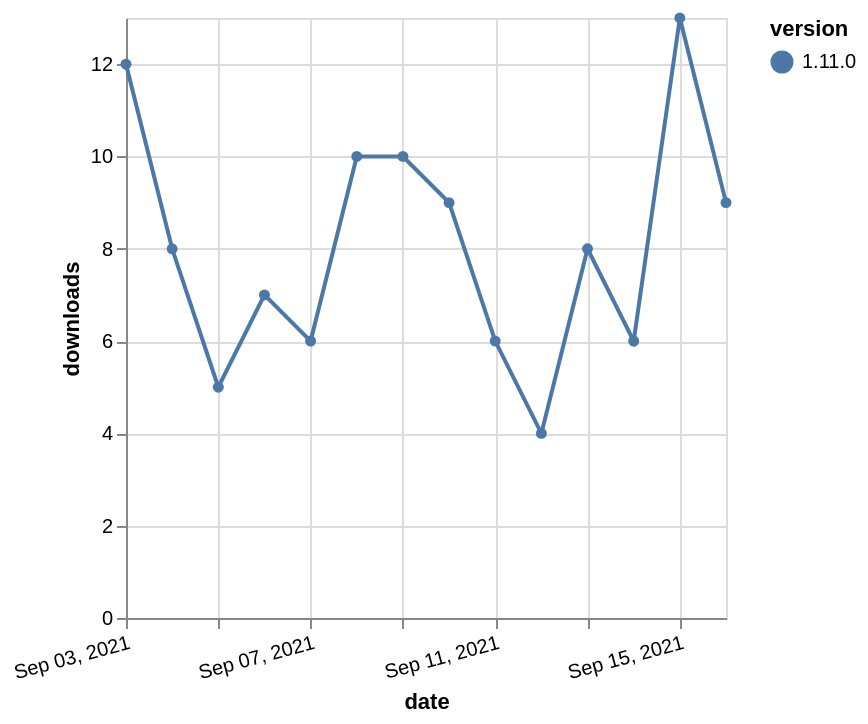

Here is the Vega-Lite specification saved for this chart:
### Vega-Lite specification from a JSON file in a GitHub repository (floating-point values rounded to 4 significant figures)
{"$schema": "https://vega.github.io/schema/vega-lite/v5.json", "description": "A simple bar chart with embedded data.", "data": {"values": [{"date": "2021-09-03", "total": 56248, "delta": 12, "version": "1.11.0"}, {"date": "2021-09-04", "total": 56256, "delta": 8, "version": "1.11.0"}, {"date": "2021-09-05", "total": 56261, "delta": 5, "version": "1.11.0"}, {"date": "2021-09-06", "total": 56268, "delta": 7, "version": "1.11.0"}, {"date": "2021-09-07", "total": 56274, "delta": 6, "version": "1.11.0"}, {"date": "2021-09-08", "total": 56284, "delta": 10, "version": "1.11.0"}, {"date": "2021-09-09", "total": 56294, "delta": 10, "version": "1.11.0"}, {"date": "2021-09-10", "total": 56303, "delta": 9, "version": "1.11.0"}, {"date": "2021-09-11", "total": 56309, "delta": 6, "version": "1.11.0"}, {"date": "2021-09-12", "total": 56313, "delta": 4, "version": "1.11.0"}, {"date": "2021-09-13", "total": 56321, "delta": 8, "version": "1.11.0"}, {"date": "2021-09-14", "total": 56327, "delta": 6, "version": "1.11.0"}, {"date": "2021-09-15", "total": 56340, "delta": 13, "version": "1.11.0"}, {"date": "2021-09-16", "total": 56349, "delta": 9, "version": "1.11.0"}]}, "width": "container", "mark": {"type": "line", "point": {"filled": true}}, "encoding": {"x": {"field": "date", "type": "temporal", "timeUnit": "yearmonthdate", "title": "date", "axis": {"labelAngle": -15}}, "y": {"field": "delta", "type": "quantitative", "title": "downloads"}, "color": {"field": "version", "type": "nominal"}, "tooltip": {"field": "delta"}}}
